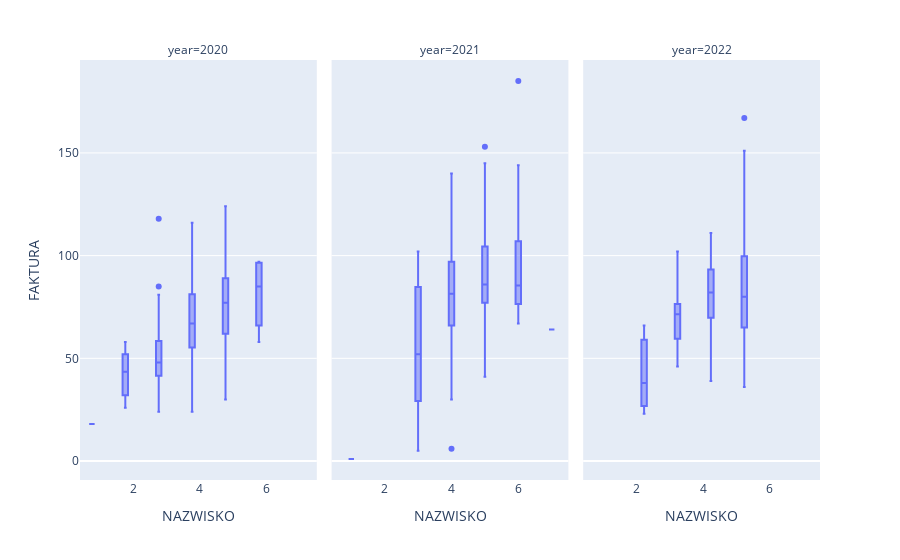
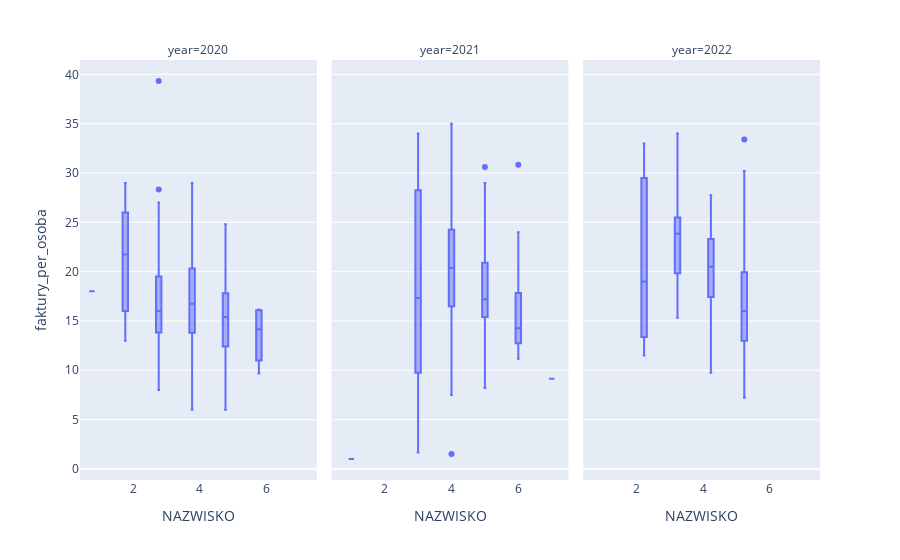

Write notebook code for charts like these, in order.
### Code cell
tmp=df_zamowienia.groupby(['czy_z_kuponow','Z_DNIA','year','month']).agg({'FAKTURA':'nunique',
                                                          'NAZWISKO':'nunique'}).reset_index()
tmp['faktury_per_osoba']=tmp['FAKTURA']/tmp['NAZWISKO']

fig=px.box(tmp.loc[tmp['czy_z_kuponow']=='tak'].loc[tmp['month']<=6],
      x='NAZWISKO',
      y='FAKTURA',
          facet_col='year')
fig.write_html(path_to_catalog+'faktury_box_plus_ela.html')
fig.show()

fig=px.box(tmp.loc[tmp['czy_z_kuponow']=='tak'].loc[tmp['month']<=6],
      x='NAZWISKO',
      y='faktury_per_osoba',
          facet_col='year')
fig.write_html(path_to_catalog+'faktury_per_osoba_box_plus_ela.html')
fig.show()

display(tmp.loc[tmp['czy_z_kuponow']=='tak'].loc[tmp['month']<=6].groupby(['year','NAZWISKO']).agg({'FAKTURA':'median',
                                                   'faktury_per_osoba':'median'}).head(50))

display(tmp.loc[tmp['czy_z_kuponow']=='tak'].loc[tmp['month']<=6].groupby(['year','NAZWISKO']).agg({'FAKTURA':'median',
                                                                                               'faktury_per_osoba':'median'}).reset_index().\
        pivot(columns='year', index='NAZWISKO',values=['FAKTURA','faktury_per_osoba']))
tmp.loc[tmp['czy_z_kuponow']=='tak'].loc[tmp['month']<=6].groupby(['year','NAZWISKO']).agg({'FAKTURA':'median',
                                                                                               'faktury_per_osoba':'median'}).reset_index().\
        pivot(columns='year', index='NAZWISKO',values=['FAKTURA','faktury_per_osoba']).to_excel(path_to_catalog+'pivot_box_median_plus_ela.xlsx')

### Figure 1 — Plotly figure (JSON) as saved in the notebook; plotly's stock layout.template omitted (floating-point values rounded to 4 significant figures)
{"data": [{"alignmentgroup": "True", "hovertemplate": "year=2020<br>NAZWISKO=%{x}<br>FAKTURA=%{y}<extra></extra>", "legendgroup": "", "marker": {"color": "#636efa"}, "name": "", "notched": false, "offsetgroup": "", "orientation": "v", "showlegend": false, "type": "box", "x": [5, 5, 4, 4, 4, 4, 6, 4, 4, 4, 4, 4, 4, 5, 5, 4, 5, 5, 4, 4, 5, 4, 5, 6, 5, 5, 5, 4, 4, 5, 5, 5, 4, 5, 5, 5, 5, 5, 5, 5, 4, 4, 5, 5, 5, 5, 5, 5, 5, 6, 5, 4, 4, 3, 3, 3, 3, 3, 3, 3, 3, 3, 3, 3, 3, 3, 2, 2, 3, 1, 3, 3, 2, 3, 3, 3, 2, 2, 2, 4, 4, 3, 3, 4, 4, 3, 4, 3, 4, 3, 5, 3, 5, 4, 4, 4, 4, 4, 4, 4, 4, 3, 4, 4, 4, 5, 3, 4, 5, 5, 5, 4, 3, 4, 5, 5, 5, 5, 5, 6, 5, 5, 4, 4], "x0": " ", "xaxis": "x", "y": [30, 46, 73, 48, 49, 54, 96, 55, 56, 52, 24, 90, 67, 62, 66, 46, 98, 63, 53, 52, 56, 75, 50, 58, 56, 61, 89, 82, 66, 60, 58, 98, 83, 74, 82, 62, 94, 92, 66, 69, 63, 100, 83, 84, 62, 75, 119, 86, 77, 74, 79, 85, 65, 45, 54, 43, 67, 51, 48, 56, 40, 43, 40, 44, 38, 43, 50, 32, 24, 18, 29, 30, 26, 47, 36, 49, 52, 37, 58, 66, 65, 53, 48, 72, 68, 81, 53, 49, 72, 72, 70, 85, 58, 90, 78, 65, 68, 56, 87, 79, 66, 67, 69, 116, 82, 60, 61, 65, 112, 82, 82, 48, 118, 84, 77, 94, 81, 124, 91, 97, 90, 78, 90, 75], "y0": " ", "yaxis": "y"}, {"alignmentgroup": "True", "hovertemplate": "year=2021<br>NAZWISKO=%{x}<br>FAKTURA=%{y}<extra></extra>", "legendgroup": "", "marker": {"color": "#636efa"}, "name": "", "notched": false, "offsetgroup": "", "orientation": "v", "showlegend": false, "type": "box", "x": [5, 5, 5, 4, 5, 5, 5, 4, 5, 6, 5, 5, 5, 5, 6, 5, 5, 6, 5, 6, 4, 5, 5, 6, 4, 5, 5, 5, 5, 5, 5, 5, 5, 6, 6, 3, 5, 4, 5, 5, 5, 5, 6, 6, 1, 6, 5, 6, 6, 4, 4, 4, 6, 5, 5, 4, 3, 5, 5, 5, 5, 6, 6, 5, 4, 3, 4, 5, 5, 6, 4, 6, 5, 6, 6, 5, 5, 5, 5, 5, 5, 5, 6, 3, 6, 5, 5, 5, 6, 4, 6, 5, 7, 5, 5, 5, 5, 5, 5, 5, 5, 5, 5, 5, 4, 5, 5, 3, 5, 6, 5, 4, 4, 5, 4, 4, 4, 3, 4, 4, 4, 4, 4, 3, 5, 5], "x0": " ", "xaxis": "x2", "y": [43, 61, 67, 69, 120, 66, 48, 30, 41, 78, 62, 78, 79, 64, 93, 83, 74, 78, 81, 101, 80, 77, 82, 79, 91, 81, 73, 80, 47, 76, 97, 89, 70, 75, 115, 91, 85, 98, 82, 117, 122, 90, 104, 185, 1, 144, 103, 115, 86, 89, 6, 140, 113, 119, 113, 92, 5, 153, 132, 122, 145, 85, 110, 83, 56, 42, 64, 71, 93, 83, 113, 100, 82, 75, 67, 129, 109, 98, 98, 76, 134, 91, 92, 66, 71, 77, 90, 87, 75, 96, 75, 87, 64, 91, 111, 89, 92, 79, 81, 123, 93, 79, 78, 126, 104, 87, 63, 25, 119, 78, 118, 72, 53, 88, 99, 68, 98, 52, 83, 69, 83, 68, 40, 102, 86, 80], "y0": " ", "yaxis": "y2"}, {"alignmentgroup": "True", "hovertemplate": "year=2022<br>NAZWISKO=%{x}<br>FAKTURA=%{y}<extra></extra>", "legendgroup": "", "marker": {"color": "#636efa"}, "name": "", "notched": false, "offsetgroup": "", "orientation": "v", "showlegend": false, "type": "box", "x": [5, 4, 5, 4, 4, 4, 4, 3, 4, 4, 5, 5, 5, 5, 5, 5, 5, 5, 5, 5, 5, 5, 4, 4, 4, 4, 3, 3, 4, 4, 4, 5, 4, 5, 5, 5, 5, 4, 5, 5, 5, 4, 5, 5, 5, 5, 5, 3, 4, 4, 4, 4, 4, 5, 5, 5, 5, 4, 5, 5, 4, 5, 4, 5, 5, 5, 5, 4, 5, 5, 4, 4, 3, 5, 5, 4, 5, 5, 5, 5, 2, 2, 5, 5, 5, 5, 4, 4, 4, 4, 4, 4, 4, 4, 4, 5, 4, 5, 5, 5, 4, 4, 3, 4, 3, 5, 4, 5, 4, 5, 4, 5, 5, 2, 3, 3, 3, 3, 3, 3, 3, 3, 3], "x0": " ", "xaxis": "x3", "y": [48, 39, 53, 97, 85, 60, 45, 63, 79, 84, 65, 75, 60, 87, 61, 80, 60, 60, 104, 65, 70, 82, 48, 85, 90, 72, 59, 68, 106, 75, 79, 73, 61, 101, 79, 91, 57, 55, 86, 89, 66, 80, 63, 99, 122, 80, 83, 73, 111, 89, 99, 107, 80, 140, 123, 105, 94, 107, 167, 113, 97, 80, 111, 151, 130, 97, 100, 89, 116, 74, 55, 49, 81, 74, 73, 92, 109, 75, 96, 80, 66, 38, 95, 59, 36, 72, 99, 80, 60, 72, 102, 84, 71, 76, 66, 107, 84, 65, 69, 54, 101, 84, 74, 60, 46, 104, 78, 60, 82, 94, 85, 88, 57, 23, 102, 71, 74, 59, 55, 79, 90, 60, 72], "y0": " ", "yaxis": "y3"}], "layout": {"annotations": [{"font": {}, "showarrow": false, "text": "year=2020", "x": 0.16, "xanchor": "center", "xref": "paper", "y": 1, "yanchor": "bottom", "yref": "paper"}, {"font": {}, "showarrow": false, "text": "year=2021", "x": 0.5, "xanchor": "center", "xref": "paper", "y": 1, "yanchor": "bottom", "yref": "paper"}, {"font": {}, "showarrow": false, "text": "year=2022", "x": 0.84, "xanchor": "center", "xref": "paper", "y": 1, "yanchor": "bottom", "yref": "paper"}], "autosize": true, "boxmode": "group", "legend": {"tracegroupgap": 0}, "margin": {"t": 60}, "xaxis": {"anchor": "y", "autorange": true, "domain": [0, 0.32], "range": [0.4578, 7.5], "title": {"text": "NAZWISKO"}, "type": "linear"}, "xaxis2": {"anchor": "y2", "autorange": true, "domain": [0.34, 0.66], "matches": "x", "range": [0.4578, 7.5], "title": {"text": "NAZWISKO"}, "type": "linear"}, "xaxis3": {"anchor": "y3", "autorange": true, "domain": [0.68, 1.0], "matches": "x", "range": [0.4578, 7.5], "title": {"text": "NAZWISKO"}, "type": "linear"}, "yaxis": {"anchor": "x", "autorange": true, "domain": [0, 1], "range": [-9.222, 195.2], "title": {"text": "FAKTURA"}, "type": "linear"}, "yaxis2": {"anchor": "x2", "autorange": true, "domain": [0, 1], "matches": "y", "range": [-9.222, 195.2], "showticklabels": false, "type": "linear"}, "yaxis3": {"anchor": "x3", "autorange": true, "domain": [0, 1], "matches": "y", "range": [-9.222, 195.2], "showticklabels": false, "type": "linear"}}}

### Figure 2 — Plotly figure (JSON) as saved in the notebook; plotly's stock layout.template omitted (floating-point values rounded to 4 significant figures)
{"data": [{"alignmentgroup": "True", "hovertemplate": "year=2020<br>NAZWISKO=%{x}<br>faktury_per_osoba=%{y}<extra></extra>", "legendgroup": "", "marker": {"color": "#636efa"}, "name": "", "notched": false, "offsetgroup": "", "orientation": "v", "showlegend": false, "type": "box", "x": [5, 5, 4, 4, 4, 4, 6, 4, 4, 4, 4, 4, 4, 5, 5, 4, 5, 5, 4, 4, 5, 4, 5, 6, 5, 5, 5, 4, 4, 5, 5, 5, 4, 5, 5, 5, 5, 5, 5, 5, 4, 4, 5, 5, 5, 5, 5, 5, 5, 6, 5, 4, 4, 3, 3, 3, 3, 3, 3, 3, 3, 3, 3, 3, 3, 3, 2, 2, 3, 1, 3, 3, 2, 3, 3, 3, 2, 2, 2, 4, 4, 3, 3, 4, 4, 3, 4, 3, 4, 3, 5, 3, 5, 4, 4, 4, 4, 4, 4, 4, 4, 3, 4, 4, 4, 5, 3, 4, 5, 5, 5, 4, 3, 4, 5, 5, 5, 5, 5, 6, 5, 5, 4, 4], "x0": " ", "xaxis": "x", "y": [6, 9.2, 18.25, 12, 12.25, 13.5, 16, 13.75, 14, 13, 6, 22.5, 16.75, 12.4, 13.2, 11.5, 19.6, 12.6, 13.25, 13, 11.2, 18.75, 10, 9.667, 11.2, 12.2, 17.8, 20.5, 16.5, 12, 11.6, 19.6, 20.75, 14.8, 16.4, 12.4, 18.8, 18.4, 13.2, 13.8, 15.75, 25, 16.6, 16.8, 12.4, 15, 23.8, 17.2, 15.4, 12.33, 15.8, 21.25, 16.25, 15, 18, 14.33, 22.33, 17, 16, 18.67, 13.33, 14.33, 13.33, 14.67, 12.67, 14.33, 25, 16, 8, 18, 9.667, 10, 13, 15.67, 12, 16.33, 26, 18.5, 29, 16.5, 16.25, 17.67, 16, 18, 17, 27, 13.25, 16.33, 18, 24, 14, 28.33, 11.6, 22.5, 19.5, 16.25, 17, 14, 21.75, 19.75, 16.5, 22.33, 17.25, 29, 20.5, 12, 20.33, 16.25, 22.4, 16.4, 16.4, 12, 39.33, 21, 15.4, 18.8, 16.2, 24.8, 18.2, 16.17, 18, 15.6, 22.5, 18.75], "y0": " ", "yaxis": "y"}, {"alignmentgroup": "True", "hovertemplate": "year=2021<br>NAZWISKO=%{x}<br>faktury_per_osoba=%{y}<extra></extra>", "legendgroup": "", "marker": {"color": "#636efa"}, "name": "", "notched": false, "offsetgroup": "", "orientation": "v", "showlegend": false, "type": "box", "x": [5, 5, 5, 4, 5, 5, 5, 4, 5, 6, 5, 5, 5, 5, 6, 5, 5, 6, 5, 6, 4, 5, 5, 6, 4, 5, 5, 5, 5, 5, 5, 5, 5, 6, 6, 3, 5, 4, 5, 5, 5, 5, 6, 6, 1, 6, 5, 6, 6, 4, 4, 4, 6, 5, 5, 4, 3, 5, 5, 5, 5, 6, 6, 5, 4, 3, 4, 5, 5, 6, 4, 6, 5, 6, 6, 5, 5, 5, 5, 5, 5, 5, 6, 3, 6, 5, 5, 5, 6, 4, 6, 5, 7, 5, 5, 5, 5, 5, 5, 5, 5, 5, 5, 5, 4, 5, 5, 3, 5, 6, 5, 4, 4, 5, 4, 4, 4, 3, 4, 4, 4, 4, 4, 3, 5, 5], "x0": " ", "xaxis": "x2", "y": [8.6, 12.2, 13.4, 17.25, 24, 13.2, 9.6, 7.5, 8.2, 13, 12.4, 15.6, 15.8, 12.8, 15.5, 16.6, 14.8, 13, 16.2, 16.83, 20, 15.4, 16.4, 13.17, 22.75, 16.2, 14.6, 16, 9.4, 15.2, 19.4, 17.8, 14, 12.5, 19.17, 30.33, 17, 24.5, 16.4, 23.4, 24.4, 18, 17.33, 30.83, 1, 24, 20.6, 19.17, 14.33, 22.25, 1.5, 35, 18.83, 23.8, 22.6, 23, 1.667, 30.6, 26.4, 24.4, 29, 14.17, 18.33, 16.6, 14, 14, 16, 14.2, 18.6, 13.83, 28.25, 16.67, 16.4, 12.5, 11.17, 25.8, 21.8, 19.6, 19.6, 15.2, 26.8, 18.2, 15.33, 22, 11.83, 15.4, 18, 17.4, 12.5, 24, 12.5, 17.4, 9.143, 18.2, 22.2, 17.8, 18.4, 15.8, 16.2, 24.6, 18.6, 15.8, 15.6, 25.2, 26, 17.4, 12.6, 8.333, 23.8, 13, 23.6, 18, 13.25, 17.6, 24.75, 17, 24.5, 17.33, 20.75, 17.25, 20.75, 17, 10, 34, 17.2, 16], "y0": " ", "yaxis": "y2"}, {"alignmentgroup": "True", "hovertemplate": "year=2022<br>NAZWISKO=%{x}<br>faktury_per_osoba=%{y}<extra></extra>", "legendgroup": "", "marker": {"color": "#636efa"}, "name": "", "notched": false, "offsetgroup": "", "orientation": "v", "showlegend": false, "type": "box", "x": [5, 4, 5, 4, 4, 4, 4, 3, 4, 4, 5, 5, 5, 5, 5, 5, 5, 5, 5, 5, 5, 5, 4, 4, 4, 4, 3, 3, 4, 4, 4, 5, 4, 5, 5, 5, 5, 4, 5, 5, 5, 4, 5, 5, 5, 5, 5, 3, 4, 4, 4, 4, 4, 5, 5, 5, 5, 4, 5, 5, 4, 5, 4, 5, 5, 5, 5, 4, 5, 5, 4, 4, 3, 5, 5, 4, 5, 5, 5, 5, 2, 2, 5, 5, 5, 5, 4, 4, 4, 4, 4, 4, 4, 4, 4, 5, 4, 5, 5, 5, 4, 4, 3, 4, 3, 5, 4, 5, 4, 5, 4, 5, 5, 2, 3, 3, 3, 3, 3, 3, 3, 3, 3], "x0": " ", "xaxis": "x3", "y": [9.6, 9.75, 10.6, 24.25, 21.25, 15, 11.25, 21, 19.75, 21, 13, 15, 12, 17.4, 12.2, 16, 12, 12, 20.8, 13, 14, 16.4, 12, 21.25, 22.5, 18, 19.67, 22.67, 26.5, 18.75, 19.75, 14.6, 15.25, 20.2, 15.8, 18.2, 11.4, 13.75, 17.2, 17.8, 13.2, 20, 12.6, 19.8, 24.4, 16, 16.6, 24.33, 27.75, 22.25, 24.75, 26.75, 20, 28, 24.6, 21, 18.8, 26.75, 33.4, 22.6, 24.25, 16, 27.75, 30.2, 26, 19.4, 20, 22.25, 23.2, 14.8, 13.75, 12.25, 27, 14.8, 14.6, 23, 21.8, 15, 19.2, 16, 33, 19, 19, 11.8, 7.2, 14.4, 24.75, 20, 15, 18, 25.5, 21, 17.75, 19, 16.5, 21.4, 21, 13, 13.8, 10.8, 25.25, 21, 24.67, 15, 15.33, 20.8, 19.5, 12, 20.5, 18.8, 21.25, 17.6, 11.4, 11.5, 34, 23.67, 24.67, 19.67, 18.33, 26.33, 30, 20, 24], "y0": " ", "yaxis": "y3"}], "layout": {"annotations": [{"font": {}, "showarrow": false, "text": "year=2020", "x": 0.16, "xanchor": "center", "xref": "paper", "y": 1, "yanchor": "bottom", "yref": "paper"}, {"font": {}, "showarrow": false, "text": "year=2021", "x": 0.5, "xanchor": "center", "xref": "paper", "y": 1, "yanchor": "bottom", "yref": "paper"}, {"font": {}, "showarrow": false, "text": "year=2022", "x": 0.84, "xanchor": "center", "xref": "paper", "y": 1, "yanchor": "bottom", "yref": "paper"}], "autosize": true, "boxmode": "group", "legend": {"tracegroupgap": 0}, "margin": {"t": 60}, "xaxis": {"anchor": "y", "autorange": true, "domain": [0, 0.32], "range": [0.4578, 7.5], "title": {"text": "NAZWISKO"}, "type": "linear"}, "xaxis2": {"anchor": "y2", "autorange": true, "domain": [0.34, 0.66], "matches": "x", "range": [0.4578, 7.5], "title": {"text": "NAZWISKO"}, "type": "linear"}, "xaxis3": {"anchor": "y3", "autorange": true, "domain": [0.68, 1.0], "matches": "x", "range": [0.4578, 7.5], "title": {"text": "NAZWISKO"}, "type": "linear"}, "yaxis": {"anchor": "x", "autorange": true, "domain": [0, 1], "range": [-1.13, 41.46], "title": {"text": "faktury_per_osoba"}, "type": "linear"}, "yaxis2": {"anchor": "x2", "autorange": true, "domain": [0, 1], "matches": "y", "range": [-1.13, 41.46], "showticklabels": false, "type": "linear"}, "yaxis3": {"anchor": "x3", "autorange": true, "domain": [0, 1], "matches": "y", "range": [-1.13, 41.46], "showticklabels": false, "type": "linear"}}}
